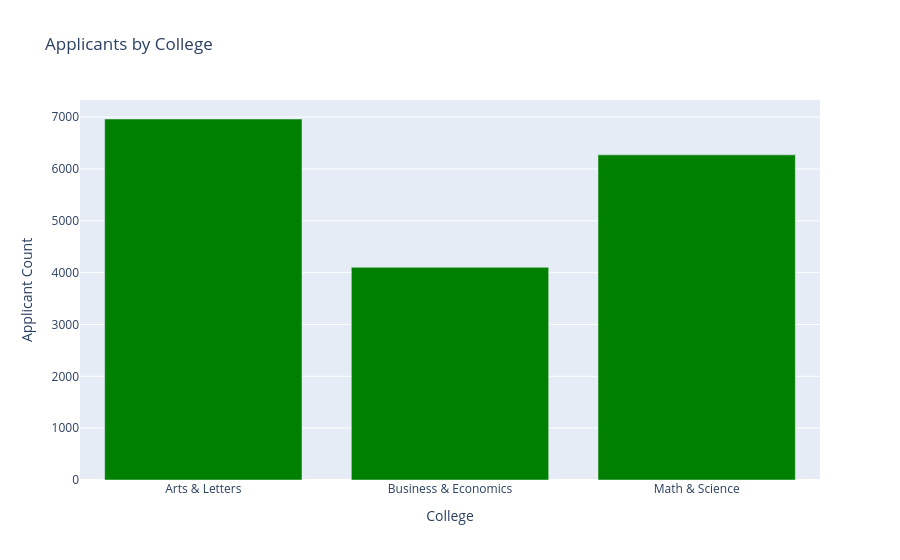

Write notebook code for a chart like this one.
### Code cell
#### Using Plotly 
app_count = app.groupby('College', as_index = False)['Applicant'].count()
fig = pe.bar(app_count, x = 'College', y = 'Applicant', color_discrete_sequence = ['green'], title = 'Applicants by College')
fig.update_layout( xaxis_title = 'College', yaxis_title = 'Applicant Count')

### Figure 1 — Plotly figure (JSON) as saved in the notebook; plotly's stock layout.template omitted (floating-point values rounded to 4 significant figures)
{"data": [{"hovertemplate": "College=%{x}<br>Applicant=%{y}<extra></extra>", "legendgroup": "", "marker": {"color": "green", "pattern": {"shape": ""}}, "name": "", "orientation": "v", "showlegend": false, "textposition": "auto", "type": "bar", "x": ["Arts & Letters", "Business & Economics", "Math & Science"], "xaxis": "x", "y": [6964, 4103, 6272], "yaxis": "y"}], "layout": {"barmode": "relative", "legend": {"tracegroupgap": 0}, "title": {"text": "Applicants by College"}, "xaxis": {"anchor": "y", "domain": [0, 1], "title": {"text": "College"}}, "yaxis": {"anchor": "x", "domain": [0, 1], "title": {"text": "Applicant Count"}}}}
